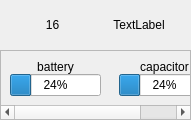
<?xml version="1.0" encoding="UTF-8"?>
<ui version="4.0">
 <class>RobotWidgets</class>
 <widget class="QWidget" name="RobotWidgets">
  <property name="geometry">
   <rect>
    <x>0</x>
    <y>0</y>
    <width>191</width>
    <height>120</height>
   </rect>
  </property>
  <property name="windowTitle">
   <string>Form</string>
  </property>
  <property name="toolTip">
   <string>ui-&gt;batteryChager-&gt;text();
ui-&gt;capacitorCharger-&gt;text();</string>
  </property>
  <layout class="QVBoxLayout" name="verticalLayout">
   <property name="spacing">
    <number>0</number>
   </property>
   <property name="leftMargin">
    <number>0</number>
   </property>
   <property name="topMargin">
    <number>0</number>
   </property>
   <property name="rightMargin">
    <number>0</number>
   </property>
   <property name="bottomMargin">
    <number>0</number>
   </property>
   <item>
    <widget class="QWidget" name="topLayout" native="true">
     <property name="sizePolicy">
      <sizepolicy hsizetype="Preferred" vsizetype="Preferred">
       <horstretch>0</horstretch>
       <verstretch>0</verstretch>
      </sizepolicy>
     </property>
     <property name="minimumSize">
      <size>
       <width>0</width>
       <height>50</height>
      </size>
     </property>
     <layout class="QHBoxLayout" name="horizontalLayout_2">
      <property name="spacing">
       <number>0</number>
      </property>
      <property name="sizeConstraint">
       <enum>QLayout::SetNoConstraint</enum>
      </property>
      <property name="rightMargin">
       <number>9</number>
      </property>
      <property name="bottomMargin">
       <number>9</number>
      </property>
      <item>
       <widget class="QLabel" name="robotNumber">
        <property name="text">
         <string>16</string>
        </property>
        <property name="alignment">
         <set>Qt::AlignCenter</set>
        </property>
       </widget>
      </item>
      <item>
       <widget class="QLabel" name="robotPattern">
        <property name="text">
         <string>TextLabel</string>
        </property>
        <property name="alignment">
         <set>Qt::AlignCenter</set>
        </property>
       </widget>
      </item>
     </layout>
    </widget>
   </item>
   <item>
    <widget class="QScrollArea" name="bottomLayout">
     <property name="widgetResizable">
      <bool>true</bool>
     </property>
     <widget class="QWidget" name="scrollAreaWidgetContents">
      <property name="geometry">
       <rect>
        <x>0</x>
        <y>0</y>
        <width>254</width>
        <height>60</height>
       </rect>
      </property>
      <layout class="QHBoxLayout" name="horizontalLayout">
       <property name="spacing">
        <number>0</number>
       </property>
       <property name="sizeConstraint">
        <enum>QLayout::SetNoConstraint</enum>
       </property>
       <property name="leftMargin">
        <number>0</number>
       </property>
       <property name="topMargin">
        <number>0</number>
       </property>
       <property name="rightMargin">
        <number>0</number>
       </property>
       <property name="bottomMargin">
        <number>0</number>
       </property>
       <item>
        <widget class="QWidget" name="batteyWidget" native="true">
         <property name="sizePolicy">
          <sizepolicy hsizetype="Maximum" vsizetype="Maximum">
           <horstretch>0</horstretch>
           <verstretch>0</verstretch>
          </sizepolicy>
         </property>
         <layout class="QVBoxLayout" name="verticalLayout_2">
          <property name="spacing">
           <number>0</number>
          </property>
          <item>
           <widget class="QLabel" name="batteryTitle">
            <property name="sizePolicy">
             <sizepolicy hsizetype="Minimum" vsizetype="Minimum">
              <horstretch>0</horstretch>
              <verstretch>0</verstretch>
             </sizepolicy>
            </property>
            <property name="text">
             <string>battery</string>
            </property>
            <property name="alignment">
             <set>Qt::AlignCenter</set>
            </property>
           </widget>
          </item>
          <item>
           <widget class="QProgressBar" name="batteryCharger">
            <property name="value">
             <number>24</number>
            </property>
           </widget>
          </item>
         </layout>
        </widget>
       </item>
       <item>
        <widget class="QWidget" name="capacitorWidget" native="true">
         <property name="sizePolicy">
          <sizepolicy hsizetype="Maximum" vsizetype="Maximum">
           <horstretch>0</horstretch>
           <verstretch>0</verstretch>
          </sizepolicy>
         </property>
         <layout class="QVBoxLayout" name="verticalLayout_3">
          <property name="spacing">
           <number>0</number>
          </property>
          <item>
           <widget class="QLabel" name="capacitorTitle">
            <property name="sizePolicy">
             <sizepolicy hsizetype="Minimum" vsizetype="Minimum">
              <horstretch>0</horstretch>
              <verstretch>0</verstretch>
             </sizepolicy>
            </property>
            <property name="text">
             <string>capacitor</string>
            </property>
            <property name="alignment">
             <set>Qt::AlignCenter</set>
            </property>
           </widget>
          </item>
          <item>
           <widget class="QProgressBar" name="capacitorCharger">
            <property name="value">
             <number>24</number>
            </property>
           </widget>
          </item>
         </layout>
        </widget>
       </item>
       <item>
        <widget class="QWidget" name="irWidget" native="true">
         <property name="sizePolicy">
          <sizepolicy hsizetype="Maximum" vsizetype="Maximum">
           <horstretch>0</horstretch>
           <verstretch>0</verstretch>
          </sizepolicy>
         </property>
         <layout class="QGridLayout" name="gridLayout">
          <item row="0" column="0">
           <widget class="QLabel" name="irTitle">
            <property name="sizePolicy">
             <sizepolicy hsizetype="Maximum" vsizetype="Maximum">
              <horstretch>0</horstretch>
              <verstretch>0</verstretch>
             </sizepolicy>
            </property>
            <property name="text">
             <string>ir</string>
            </property>
            <property name="alignment">
             <set>Qt::AlignCenter</set>
            </property>
           </widget>
          </item>
         </layout>
        </widget>
       </item>
      </layout>
     </widget>
    </widget>
   </item>
  </layout>
 </widget>
 <resources/>
 <connections/>
</ui>
